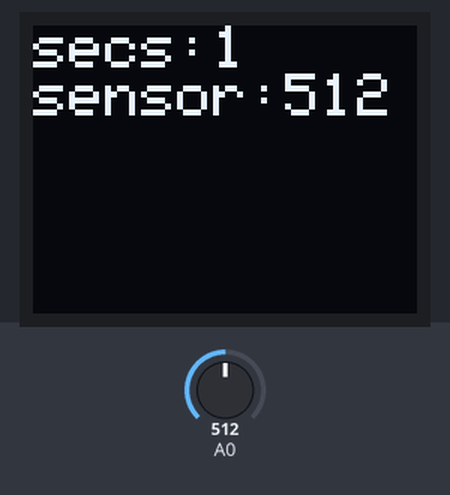
A sketch run on a simulated Arduino Uno, built with avr-gcc and run on an emulated ATmega328P. On the bench: 64×48 one-colour display. The inputs (shaded band) are chosen by the test bench; at power-on: A0 = 512.

Above: at 1.2 s.
1.3 s: A0 set to 716
At 2.8 s:
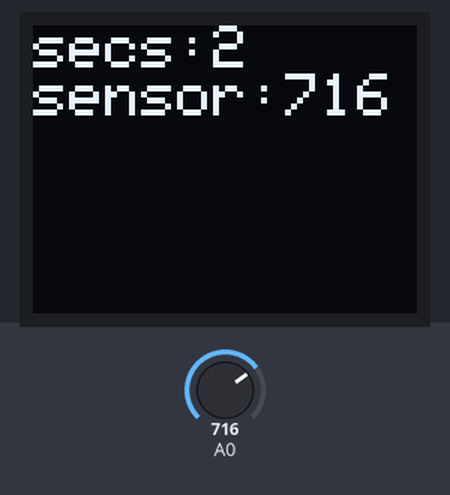
3.5 s: A0 set to 900
At 4.5 s:
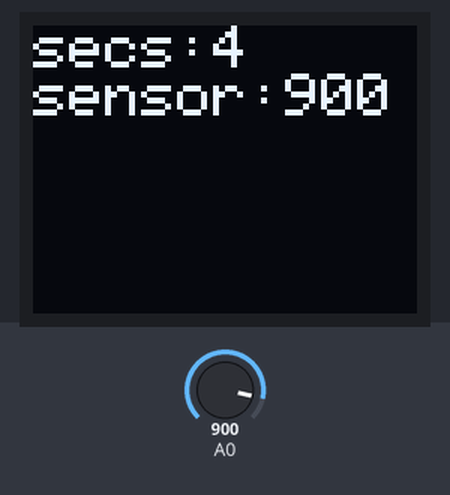
5.5 s: A0 set to 1023
At 6.8 s:
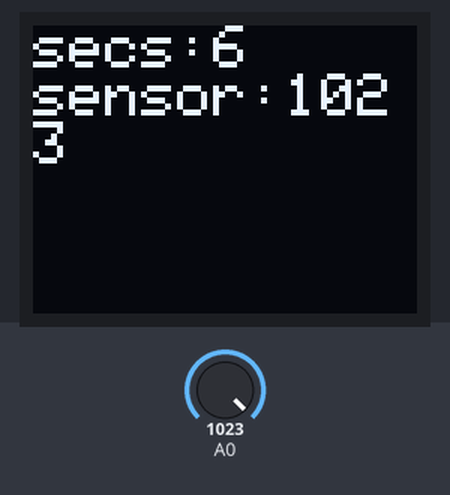
Timing chart, 0 to 8.5 s (numbered marks = the images above; inputs shaded):
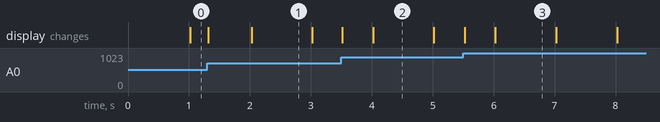

Measured:
- what the display in image 1 shows lasts 1.0 s, from 2.0 s to 3.0 s

The sketch:

Micro_OLED_example.ino
```cpp
/*
  Minimal example for Sparkfun Micro OLED display

  Sparkfun's SSD1306 display doesn't work
  with the Adafruit library, even though they are the same driver.
  The following libraries are used here:
  http://librarymanager/All#Wire
  http://librarymanager/All#SparkFun_Micro_OLED
  The circuit:
  - Sparkfun MicroOLED display connected to SPI pins, and the
    pins listed below.

  This example reads the millis() and an analog sensor and displays both.
  It's written for a 64x48 display,

  created 21 Jan 2021
  modified 12 Feb 2021
  by Tom Igoe
*/
// include libraries:

#include <Wire.h>
#include <SFE_MicroOLED.h>

const int SCREEN_WIDTH = 64;
const int SCREEN_HEIGHT = 48;

// board pins:
const int OLED_RESET = 9;
const int OLED_DC = 8;

// initialize the library:
MicroOLED display(OLED_RESET, OLED_DC);


void setup() {
  // start the display:
  Wire.begin();
  display.begin(0x3D, Wire);
  // clear all memory:
  display.clear(PAGE);
}

void loop() {
  // read a sensor:
  int sensorReading = analogRead(A0);
  // clear the screen:
  display.clear(PAGE);
  // Set font to smallest, cursor to top-left:
  display.setFontType(0);
  display.setCursor(0, 0);

  // print seconds:
  display.print("secs:");
  display.println(millis() / 1000);
  // print a sensor reading:
  display.print("sensor:");
  display.println(sensorReading);
  // update the display:
  display.display();
}
```
